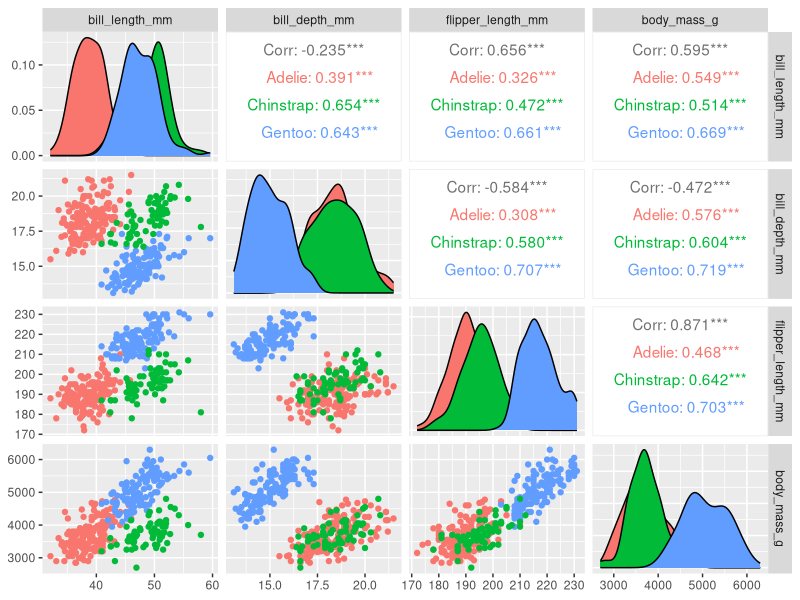
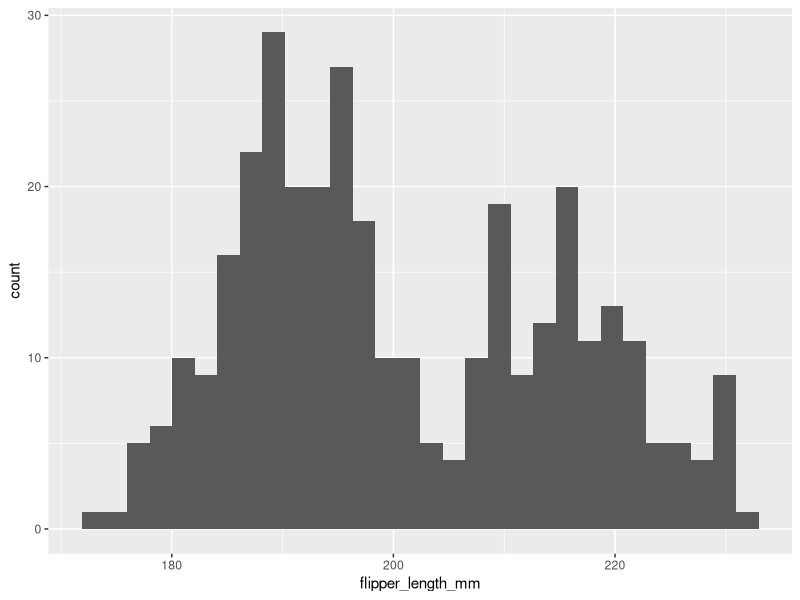

Generate these figures, in order, with R:
## ---- chunk 1
# load libraries ----
library(GGally)
library(skimr)
library(palmerpenguins)
library(tidyverse)

# look at it ALWAYS ----
view(penguins)

# check dimensions ----
dim(penguins)

# Check column name ----
names(penguins)

# get a summary ----
summary(penguins)

# use skimr for summary ----
skimr::skim(penguins)

# print the first six rows ----
head(penguins, n=3)

# print the last six rows ----
tail(penguins)

# make a pair plot ----
GGally::ggpairs(penguins, 
                columns = 3:6, 
                ggplot2::aes(color = species))

# make a histogram of penguin flipper lengths (mm)
ggplot(data=penguins, aes(x=flipper_length_mm)) + geom_histogram()
